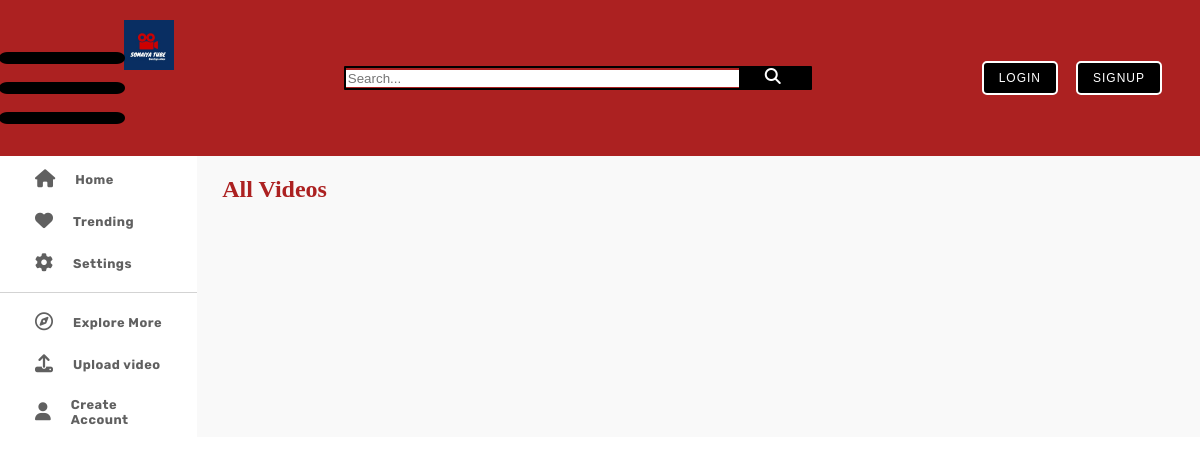
The app's page /, older data.
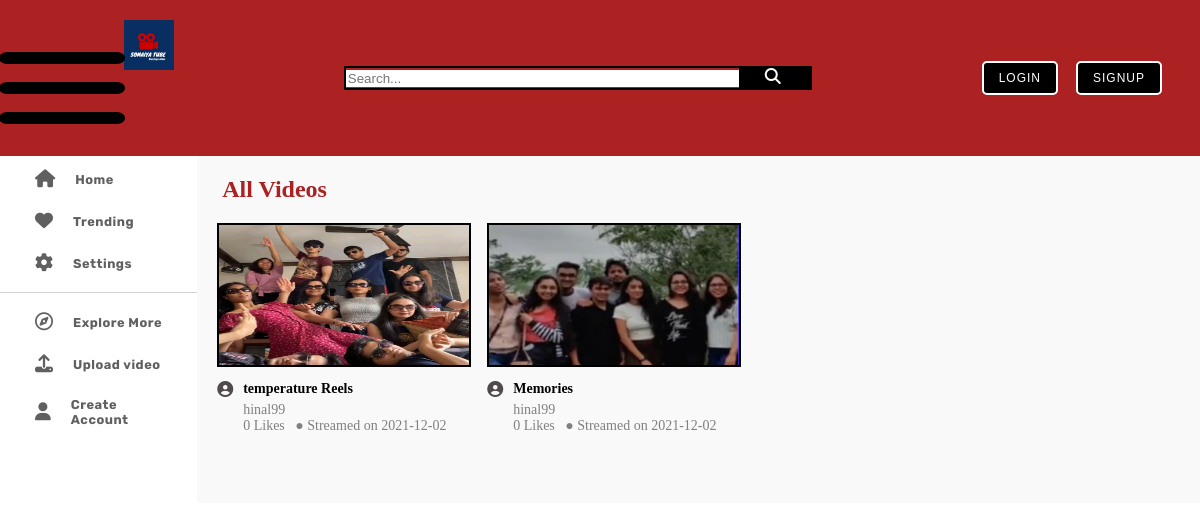
The same page, newer data.
### website/models.py (models this page shows, shortened)
class NewVideo(models.Model):
    user = models.ForeignKey(User,on_delete=models.CASCADE,default="")
    title = models.CharField(max_length=100,default="")
    description = TextField(max_length=1000,default="")
    likes = models.IntegerField(default=0)
    dislikes = models.IntegerField(default=0)
    date = models.CharField(default="",max_length=100)
    thumbnail = models.ImageField(upload_to='thumbnail_uploaded',default = None)
    video = models.FileField(upload_to='videos_uploaded',validators=[FileExtensionValidator(allowed_extensions=['MOV','avi','mp4','webm','mkv'])], default=None)

### website/views.py (the view)
# urls.py: path('',views.homepage,name='homepage'),
def homepage(request):
    if request.method =='GET' and 'q' in request.GET:
        print("Search")
        query = request.GET.get('q')
        videos = NewVideo.objects.filter(Q(title__icontains=query))
    else:
        videos=NewVideo.objects.all()
    return render(request,'homepage.html',{'videos':videos})

### templates/homepage.html (shortened to what this page needs)
{% load static %}
<!DOCTYPE html>
<html lang="en">
<head>
    <link rel="stylesheet" href="{% static 'css/base.css' %}">
</head>
<body>
    <div class="header_section">
        <div class="left_section">
            <i class="fa fa-bars hamburger fa-6x" style="transform: scale(1.5,1);" aria-hidden="true"></i>
            <a href="{% url 'homepage' %}"><img class="logo-styles" src="{% static 'images/logo.png' %}" alt="SomaiyaTube"></a>
        </div>
        <form action="{% url 'homepage' %}" method="get" class="search_section">
            <input name="q" type="text" placeholder="Search...">
            <i class="fa fa-search" aria-hidden="true"></i>
        </form>
        {% if user.is_authenticated %}
        <div class="account_section">
            <a href = '/upload'><i class="fa fa-video-camera" aria-hidden="true" style="margin: 10px;"></i></a>
            <h4 style="margin: 6px;font-size: 18px;font-family: sans-serif;letter-spacing: 0.5px;">{{user.username}}</h4>
            <i class="fa fa-caret-down" aria-hidden="true"></i>
        </div>
        {% else %}
        <div class="account_section">
            <a href="{% url 'account_login' %}"><button class="AuthButton" >
               Login
           </button> </a>
           <a href="{% url 'account_signup' %}"><button class="AuthButton">
               SignUp
           </button></a>
        </div>
        {% endif %}
    </div>
    <div class="main_code_body">
        <div class="SideBars">
            <a href="{% url 'homepage' %}">
            <div class="sidebars_field" id="sidebar-row">
                <i class="fa fa-home icon_sidebar" aria-hidden="true" ></i>
                <h2 class="sidebar_text"> Home </h2>
            </div>
            </a>
            <div class="sidebars_field" id="sidebar-row">
                <i class="fa fa-heart icon_sidebar" aria-hidden="true" ></i>
                <h2  class="sidebar_text" >Trending</h2>
            </div>
            <div class="sidebars_field" id="sidebar-row">
                <i class="fa fa-cog icon_sidebar" aria-hidden="true" ></i>
                <h2  class="sidebar_text" >Settings</h2>
            </div>
            <div class="Next_ROW" ></div>
            {% if user.is_authenticated %}
            <div class="sidebars_field" id="sidebar-row">
                <i class="fa fa-upload icon_sidebar" aria-hidden="true"></i>
                <a href = '/upload'><h2  class="sidebar_text" >Upload video</h2></a>
            </div>
            <div class="sidebars_field" id="sidebar-row">
                <i class="fa fa-history icon_sidebar" aria-hidden="true"></i>
                <h2 class="sidebar_text"> History </h2>
            </div>
            <div class="sidebars_field" id="sidebar-row">
                <i class="fa fa-youtube-play icon_sidebar" aria-hidden="true"></i>
                <h2  class="sidebar_text" >Your Videos</h2>
            </div>
            <div class="sidebars_field" id="sidebar-row">
                <i class="fa fa-bookmark icon_sidebar" aria-hidden="true"></i>
                <h2  class="sidebar_text" >Saved videos</h2>
            </div>
            <div class="sidebars_field" id="sidebar-row">
                <i class="fa fa-thumbs-up icon_sidebar" aria-hidden="true"></i>
                <h2  class="sidebar_text" >Liked videos</h2>
            </div>
            <div class="sidebars_field" id="sidebar-row">
                <form method="post" action="{% url 'account_logout' %}">
                    {% csrf_token %}
                    {% if redirect_field_value %}
                    <input type="hidden" name="{{ redirect_field_name }}" value="{{ redirect_field_value }}"/>
                    {% endif %}
                    <button class="LogoutButton">
                    <i class="fa fa-sign-out icon_sidebar" type="submit" aria-hidden="true"></i>
                    <h2  class="sidebar_text">Log Out</h2>
                    </button>
                </form>
            </div>
            {% else %}
            <div class="sidebars_field" id="sidebar-row">
                <i class="fa fa-compass icon_sidebar" aria-hidden="true"></i>
                <h2  class="sidebar_text" >Explore More</h2>
            </div>
            <div class="sidebars_field" id="sidebar-row">
                <i class="fa fa-upload icon_sidebar" aria-hidden="true"></i>
                <a href = '/upload'><h2  class="sidebar_text" >Upload video</h2></a>
            </div>
            <div class="sidebars_field" id="sidebar-row">
                <i class="fa fa-user icon_sidebar" aria-hidden="true"></i>
                <h2  class="sidebar_text" >Create Account</h2>
            </div>
            {% endif %}
        </div>
        <div class="TheVideoSection">
            <h2>All Videos</h2>
            <div class="AllVideos">
                {% for video in videos  %}
                <a href="{% url 'ViewVideo' video.pk %}">
                <div class="VideoCard">
                    <img class="video_thumbnail" src={{video.thumbnail.url}} alt ={{video.title}}>
                    <div class="videoCard_info">
                        <i class="fa fa-user-circle VideoAvatar" aria-hidden="true"></i>
                        <div class="video_text">
                            <h4>{{video.title}}</h4>
                            <p>{{video.user}}</p>
                            <p>{{video.likes}} Likes &nbsp; &#9679; Streamed on {{video.date}}</p>
                        </div>
                    </div>
                </div>
                </a>
                {% endfor %}
            </div>
        </div>
    </div>
</body>
</html>

### static/css/base.css (style rules this page uses)
* { margin: 0; }
a { text-decoration: none; outline: none; color :inherit; }
.header_section { display: flex; align-items: center; justify-content:space-between; padding: 20px; position: sticky; top:0; z-index: 100; background-color: rgb(172, 33, 33); }
.logo-styles { height: 50px; object-fit: contain; margin-left:20px; }
.account_section { display: flex; align-items:center; }
.search_section { display: flex; align-items:center; justify-content:center; width:40%; border: 2px solid black; border-radius:1px; padding: 0px; }
.search_section > input { flex: 1; border: none; justify-content: center; }
.search_section > i { width:50px; background-color: black; border-left: 1px solid black; padding-bottom: 4.0px; }
.fa-search { padding-left: 20px; padding-top: 0px; padding-bottom: 0px; }
.fa-search:before { padding-left: 10%; content: "\f002"; color :white; margin-top: 10px; }
.left_section { display: flex; justify-content:center; position: sticky; background-color: transparent; }
.hamburger { padding-top: 20px; }
.main_code_body { display: flex; }
.SideBars { flex:0.17; background-color:white; }
.TheVideoSection { flex:0.83; background-color: #f9f9f9; padding: 20px 20px; padding-bottom: 0; }
.TheVideoSection > h2 { margin-left: 5px; margin-bottom: 20px; color: rgb(172, 33, 33); }
.VideoCard { width :270px; height:250px; margin-bottom: 30px; }
.AllVideos { display:flex; flex-wrap: wrap; }
.video_thumbnail { height:140px; width :250px; border: 2px solid black; }
.videoCard_info { display:flex; margin-top:10px; padding-right: 30px; }
.video_text { margin-left: 10px; }
.video_text > h4 { font-size: 14px; margin-bottom:5px; }
.video_text >p { font-size:14px; color:gray; }
.VideoAvatar { height: 50px !important; color :rgb(80, 74, 74); }
.sidebars_field { display: flex; align-items: center; margin-top:4px; padding:10px 20px; }
.icon_sidebar { margin-left: 15px; margin-right: 20px; color: #606060; font-size: large !important; }
.sidebar_text { color:#606060; font-size: 0.8rem; flex: 1; font-weight: 700; letter-spacing:0.5px; font-family: 'Rubik', sans-serif,"Helvetica Neue",Helvetica,Arial,sans-serif; }
.Next_ROW { height:1px; border:0; background-color:lightgray; margin-top: 10px; margin-bottom: 10px; }
.AuthButton { padding: 8px 15px; border: none; color: #fff; font-size: 12px; cursor: pointer; text-transform: uppercase; letter-spacing: 1px; border: 2px solid #fff; border-radius: 5px; background: black; -webkit-transition: 0.5s all; -moz-transition: 0.5s all; -o-transition: 0.5s all; -ms-transition: 0.5s all; transition: 0.5s all; margin-right: 1.5em; font-weight:400; }

Row changes from the older to the newer data that the page shows:
added NewVideo: thumbnail (picture), title "temperature Reels", user "hinal99", likes "0", date "2021-12-02"
added NewVideo: thumbnail (picture), title "Memories", user "hinal99", likes "0", date "2021-12-02"
